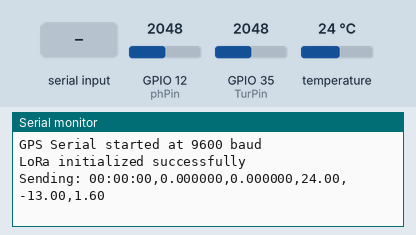
Simulated run of this sketch. Board: ESP32. Parts: the last lines printed to the serial monitor. The test bench sets the inputs (shaded band); at power-on: temperature 24 °C, GPIO 12 (phPin) = 2048, GPIO 35 (TurPin) = 2048. No radio packets arrive unless stated.

Above: at 1.6 s.
1.7 s: "$GPRMC\n" received over the second serial link
At 2.6 s:
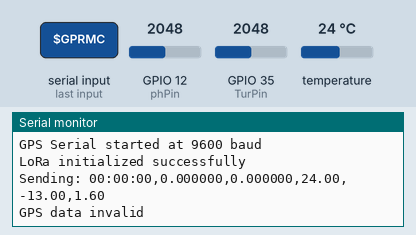
3.4 s: temperature set to 12 °C
At 4.5 s:
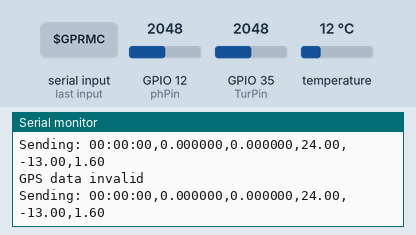
4.9 s: GPIO 12 (phPin) set to 2866
At 4.9 s:
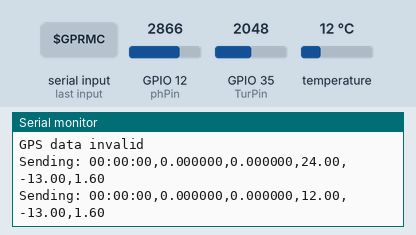
6.4 s: GPIO 35 (TurPin) set to 2866
At 7.6 s:
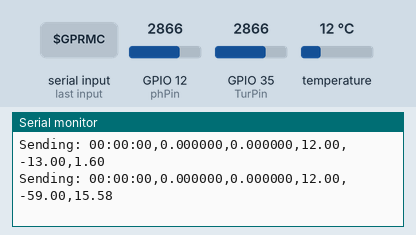
7.9 s: temperature set to 19 °C
At 9.2 s:
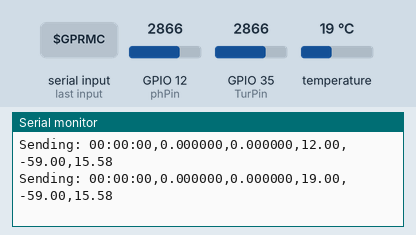
9.4 s: GPIO 12 (phPin) set to 3603
At 11.6 s:
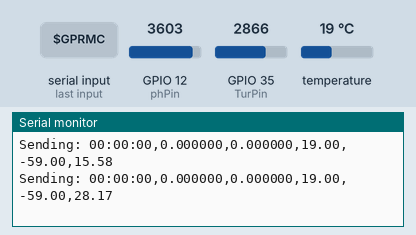
Timing chart, 0 to 11.9 s (numbered marks = the images above; inputs shaded):
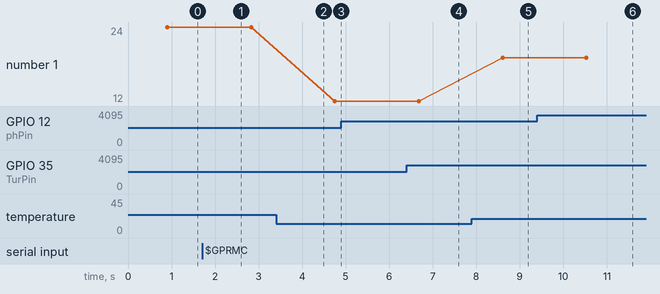

Measured:
- after the input at 1.7 s, the serial monitor: prints a new line after 0.26 s (image 1)
- after the input at 6.4 s, the serial monitor: prints a new line after 0.28 s (image 4)
- after the input at 7.9 s, the serial monitor: prints a new line after 0.70 s (image 5)
- after the input at 9.4 s, the serial monitor: prints a new line after 1.1 s (image 6)
- plotted number 1: 24 → 12 after the input at 3.4 s, 12 → 19 after the input at 7.9 s

The sketch:

Sensor_Integration.ino
```cpp
#include <SPI.h>
#include <LoRa.h>
#include <OneWire.h>
#include <DallasTemperature.h>

#define NSS 5
#define RST 14
#define DIO0 26
#define MOSI 23
#define MISO 19
#define SCK 18

#define RXD2 16  // GPS TX pin
#define TXD2 17  // GPS RX pin

#define ONE_WIRE_BUS 13
#define GPS_BAUD 9600
#define phPin 12
#define TurPin 35

OneWire oneWire(ONE_WIRE_BUS);
DallasTemperature sensors(&oneWire);
HardwareSerial gpsSerial(2);  // Using UART2 for GPS

// Global variables to store the latest valid GPS data
String latestTime = "00:00:00";
String latestLatitude = "0.000000";
String latestLongitude = "0.000000";

void setup() {
    Serial.begin(115200);
    gpsSerial.begin(GPS_BAUD, SERIAL_8N1, RXD2, TXD2);
    Serial.println("GPS Serial started at 9600 baud");

    sensors.begin();

    LoRa.setPins(NSS, RST, DIO0);
    if (!LoRa.begin(433E6)) {
        Serial.println("LoRa initialization failed!");
        while (1);
    }
    Serial.println("LoRa initialized successfully");
}

void loop() {
    String time, latitude, longitude;
    // Try to update the GPS data
    if (readGPS(time, latitude, longitude)) {
        // If new valid GPS data is received, update the global variables
        latestTime = time;
        latestLatitude = latitude;
        latestLongitude = longitude;
    }

    // Read sensor data
    float temperature = readTemperature();
    float turbidity = readTurbidity();
    float pH = readPH();

    // Build payload using the latest GPS data (even if not updated this iteration)
    String payload = latestTime + "," + latestLatitude + "," + latestLongitude + "," +
                     String(temperature) + "," + String(turbidity) + "," + String(pH, 2);

    // Print payload to Serial and send it via LoRa
    Serial.println("Sending: " + payload);
    sendLoRa(payload);

    delay(1000);  // Adjust as needed
}

/* Function to Read GPS Data */
bool readGPS(String &time, String &latitude, String &longitude) {
    static String nmeaSentence = "";

    while (gpsSerial.available() > 0) {
        char gpsData = gpsSerial.read();
        if (gpsData == '\n') {
            // We received a complete NMEA sentence
            if (parseNMEA(nmeaSentence, time, latitude, longitude)) {
                nmeaSentence = "";
                return true;
            }
            nmeaSentence = "";
        } else if (gpsData != '\r') {
            nmeaSentence += gpsData;
        }
    }
    return false;
}

/* Parse a GPRMC sentence and extract time, latitude, and longitude */
bool parseNMEA(String nmea, String &time, String &latitude, String &longitude) {
    if (!nmea.startsWith("$GPRMC")) return false;

    String fields[12];
    int fieldIndex = 0, startIndex = 0;
    for (int i = 0; i < nmea.length(); i++) {
        if (nmea[i] == ',' || i == nmea.length() - 1) {
            fields[fieldIndex++] = nmea.substring(startIndex, i);
            startIndex = i + 1;
            if (fieldIndex >= 12) break;
        }
    }

    // Check if GPS data is valid (status field is "A")
    if (fields[2] != "A") {
        Serial.println("GPS data invalid");
        return false;
    }

    // Extract time from fields[1] (format hhmmss.sss)
    if (fields[1].length() < 6) return false;
    int utcHour = fields[1].substring(0, 2).toInt();
    int utcMinute = fields[1].substring(2, 4).toInt();
    int utcSecond = fields[1].substring(4, 6).toInt();
    adjustToIST(utcHour, utcMinute, utcSecond);
    time = String(utcHour) + ":" + String(utcMinute) + ":" + String(utcSecond);

    // Convert latitude and longitude to decimal degrees
    latitude = String(convertToDecimal(fields[3], fields[4]), 6);
    longitude = String(convertToDecimal(fields[5], fields[6]), 6);

    return true;
}

/* Adjust UTC time to IST (UTC+5:30) */
void adjustToIST(int &utcHour, int &utcMinute, int &utcSecond) {
    utcMinute += 30;
    utcHour += 5;
    if (utcMinute >= 60) {
        utcMinute -= 60;
        utcHour += 1;
    }
    if (utcHour >= 24) {
        utcHour -= 24;
    }
}

/* Convert coordinate from NMEA format to decimal degrees */
float convertToDecimal(String coordinate, String direction) {
    if (coordinate.length() < 4) return 0.0;
    float degrees = coordinate.substring(0, coordinate.indexOf('.') - 2).toFloat();
    float minutes = coordinate.substring(coordinate.indexOf('.') - 2).toFloat();
    float decimal = degrees + (minutes / 60.0);
    if (direction == "S" || direction == "W") decimal = -decimal;
    return decimal;
}

/* Function to Read Temperature from DS18B20 */
float readTemperature() {
    sensors.requestTemperatures();
    float tempC = sensors.getTempCByIndex(0);
    return tempC;
}

/* Function to Read Turbidity */
float readTurbidity() {
    int sensorValue = analogRead(TurPin);
    // Adjust mapping based on your sensor's characteristics
    int turbidity = map(sensorValue, 0, 1800, 100, 0);
    return turbidity;
}

/* Function to Read pH */
float readPH() {
    int buf[10], temp;
    unsigned long int avgValue = 0;
    for (int i = 0; i < 10; i++) {
        buf[i] = analogRead(phPin);
        delay(10);
    }
    for (int i = 0; i < 9; i++) {
        for (int j = i + 1; j < 10; j++) {
            if (buf[i] > buf[j]) {
                temp = buf[i];
                buf[i] = buf[j];
                buf[j] = temp;
            }
        }
    }
    for (int i = 2; i < 8; i++) avgValue += buf[i];
    float phValue = (float)avgValue * 5.0 / 1024 / 6;
    phValue = 3.5 * phValue - 33.4;
    return phValue;
}

/* Function to Send Data via LoRa */
void sendLoRa(String data) {
    LoRa.beginPacket();
    LoRa.print(data);
    LoRa.endPacket();
}
```
